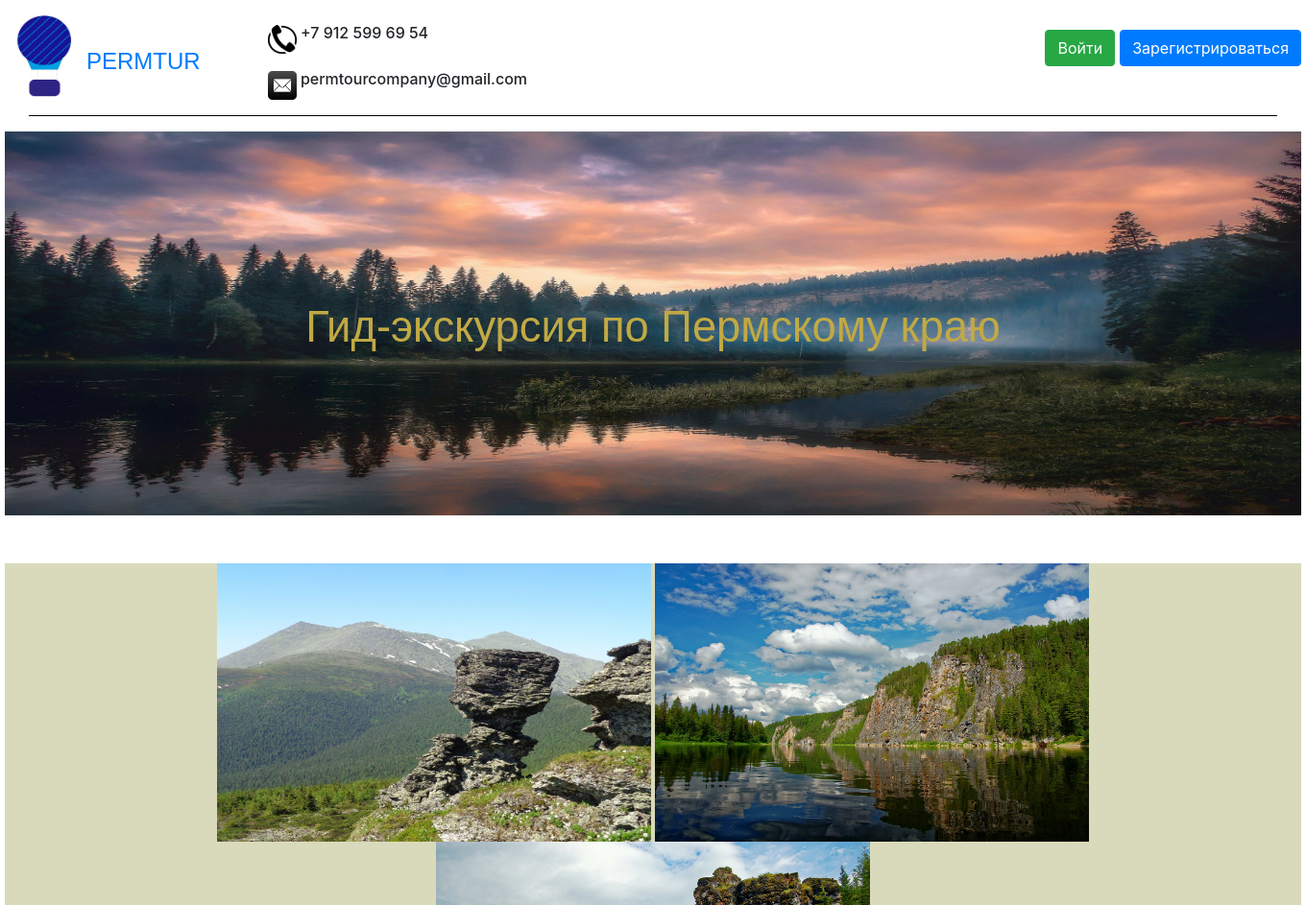
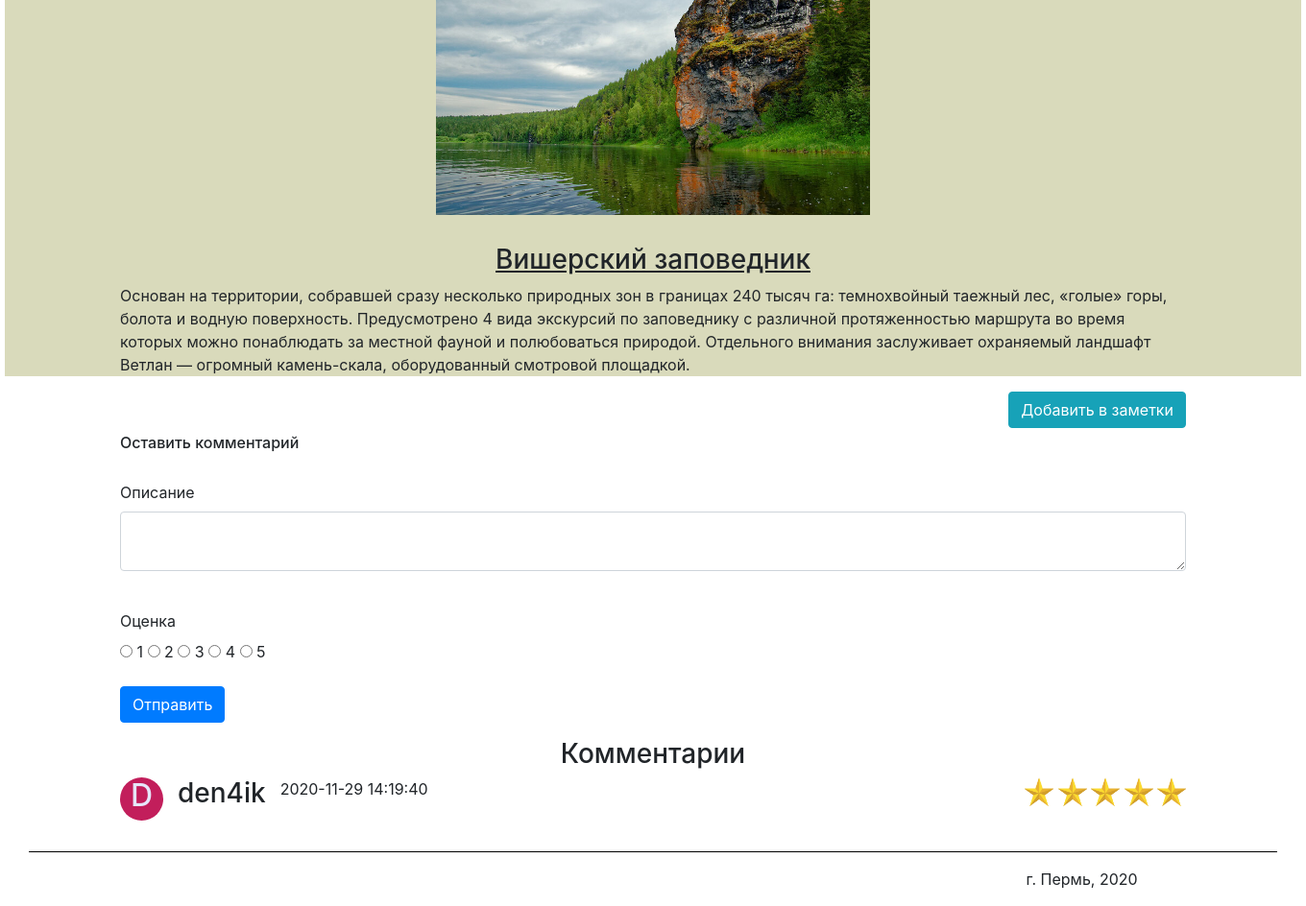
The app's page /Vishera_nature_reserve with its own data (2 pictures, top to bottom).
### data/comments.py (models this page shows)
class Comment(SqlAlchemyBase):
    __tablename__ = 'comment'
    id = sqlalchemy.Column(sqlalchemy.Integer,
                           primary_key=True, autoincrement=True)
    description = sqlalchemy.Column(sqlalchemy.String)
    sight = sqlalchemy.Column(sqlalchemy.String)
    nickname = sqlalchemy.Column(sqlalchemy.String)
    email = sqlalchemy.Column(sqlalchemy.String)
    mark = sqlalchemy.Column(sqlalchemy.Integer)
    datetime = sqlalchemy.Column(sqlalchemy.String)

### main.py (the view, shortened to what this page needs)
    @app.route('/<sight>', methods=['GET', 'POST'])
    def sights(sight):
        sights = {"Ancient_volcano": "Древний вулкан",
                  "Basegi_Nature_Reserve": "Заповедник Басеги",
                  "Blue_lakes": "Голубые озёра", "Cathedral_square": "Соборная площадь",
                  "Perm_36": "Пермь-36", "Usva_pillars": "Устьвинские столбы",
                  "Vakutin_stone": "Вакутин камень",
                  "Vishera_nature_reserve": "Вишерский заповедник"}
        sights2 = ["Ancient_volcano", "Basegi_Nature_Reserve", "Blue_lakes", "Cathedral_square",
                   "Perm_36", "Usva_pillars", "Vakutin_stone", "Vishera_nature_reserve"]
        form = CommentForm()
        if sight in sights2:
            return render_template(sight + ".html",
                                   sight=sight, title=sights[sight],
                                   Comment=Comment, session=session, form=form, User=User)
        else:
            return render_template("add_post_page.html", title=sight, Post=Post, form=form,
                                   sight=sight, session=session, Comment=Comment, User=User)

### data/comment_form.py
class CommentForm(FlaskForm):
    description = TextAreaField('Описание')
    mark = RadioField('Оценка', choices=[('one_point', '1'), ('two_points', '2'),
                                         ('three_points', '3'), ('four_points', '4'),
                                         ('five_points', '5')], validators=[DataRequired()])
    submit = SubmitField('Отправить')

### templates/Vishera_nature_reserve.html
{% extends "header_footer.html" %}
{% block content %}
    <div style="text-align: center; margin-top: 50px;">
        <figure class="sight_caption_redirect">
            <img src="static/images/sights/Вишерский заповедник.jpg" class="sight1_redirect">
            <img src="static/images/sights/Вишерский заповедник2.jpg" class="sight1_redirect">
            <img src="static/images/sights/Вишерский заповедник3.jpg" class="sight1_redirect">
                <h3 style="margin-top: 30px;"><u>Вишерский заповедник</u></h3>
                <main role="main" class="container">
                    <p style="text-align: left;">Основан на территории, собравшей сразу несколько
                        природных зон в границах 240 тысяч га: темнохвойный таежный лес,
                        «голые» горы, болота и водную поверхность. Предусмотрено 4 вида
                        экскурсий по заповеднику с различной протяженностью маршрута во
                        время которых можно понаблюдать за местной фауной и полюбоваться природой.
                        Отдельного внимания заслуживает охраняемый ландшафт
                        Ветлан — огромный камень-скала, оборудованный смотровой площадкой.</p>
                    {% set note_href = "/add_note/" + "Vishera_nature_reserve" %}
                    <a style=" float: right;" class="btn btn-info" href="{{ note_href }}">Добавить в заметки</a>
                </main>
        </figure>
    </div>
    {% include "comment.html" %}
{% endblock %}

### templates/comment.html (shortened to what this page needs)
<div>
    <main role="main" class="container">
        <h6 style="margin-bottom: 30px; margin-top: 60px;">Оставить комментарий</h6>
        <form action="" method="post">
            <p>
                {{ form.description.label }}<br>
                {{ form.description(class="form-control", type="description") }}<br>
            </p>
            <p>
                 {{ form.mark.label }}<br>
                 {% for mark in form.mark %}
                     {{ mark }}
                     {{ mark.label }}
                 {% endfor %}
             </p>
            <p>{{ form.submit(type="submit", class="btn btn-primary") }}</p>
        </form>
        <h3 style="text-align: center;">Комментарии</h3>
        {% set comment = session.query(Comment) %}
        {% set user = session.query(User) %}
        {% for i in range(session.query(Comment).count()) %}
            {% if comment[i].sight == sight %}
                <div>
                    {% for j in range(session.query(User).count()) %}
                        {% if comment[i].nickname == user[j].nickname %}
                            <div style="margin-right: 15px; background: {{ user[j].avatar_color }};" class="circle">
                                <h2 style="text-align: center; color: #E6E6FA;"> {{ comment[i].nickname[0].upper() }} </h2>
                            </div>
                        {% endif %}
                    {% endfor %}
                    <h3 style="float: left;">{{ comment[i].nickname }} &#160;</h3>
                    <p style="float: left;">{{ comment[i].datetime }}</p>
                    {% set points = {"one_point": 1, "two_points": 2, "three_points": 3,
                        "four_points":4, "five_points": 5} %}
                        <div style="float: right;">
                        {% for i in range(points[comment[i].mark]) %}
                            <img style="width: 30px; height: 30px;" src="/static/images/star.jpg">
                        {% endfor %}
                        </div>
                </div>
            {% endif %}
        {% endfor %}
    </main>
</div>

### static/css/style.css (style rules this page uses)
.sight1_redirect { width: 452px; height: 290px; }
.sight_caption_redirect { background: #d9dabb; display: block; margin: 0 0px 0px 0; text-align: center; }
.circle { float: left; width: 45px; height: 45px; -webkit-border-radius: 25px; -moz-border-radius: 25px; border-radius: 25px; }

### records on screen
Comment: nickname "D", nickname "den4ik", datetime "2020-11-29 14:19:40", mark "five_points" (drawn)

### other values on screen
{{ mark.label }} "1" "2" "3" "4" "5"
